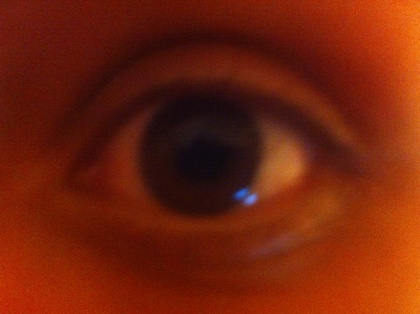
%> input picture IMG_1391.JPG, 420 x 314 px, shrunk from 2592 x 1936 before the run
$ octave --eval "result = filter_edges(rgb2gray(imread('IMG_1391.JPG')));"   (GNU Octave 9; MATLAB toolbox functions it lacks are replaced by stand-ins)
%> lines starting %> are read from the running program, lines starting %| are printed output that depends on the picture; in (x1, y1, x2, y2) boxes, pixels count from 0 and x2, y2 are one past the last pixel; in counts of white or black regions, pixels touching at a corner belong together; the program's own positions count from 1
function canny_img=filter_edges(img)
canny_img = edge(img,'canny');
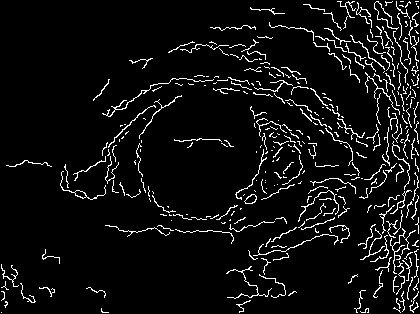
%> canny_img: size 314x420 logical; 6.1% white in thin lines or dots
removeDir = [0;1];
% convolute with sobel masks
sobelX = [1, 0, -1; 2, 0, -2; 1, 0, -1];
sobelY = sobelX';
DxImg = conv2(img,sobelX,'same');
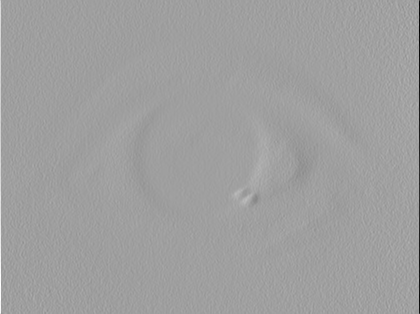
%> DxImg: size 314x420 double; min -596, max 358, mean 0.7; drawn with min black and max white
DyImg = conv2(img,sobelY,'same');
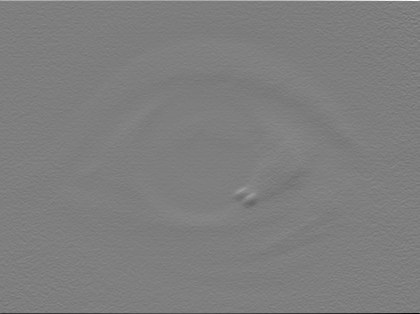
%> DyImg: size 314x420 double; min -553, max 561, mean 0.2; drawn with min black and max white
% for each canny-edge-pixel:
for lin = 1:size(img,1) % <-> y
    for col = 1:size(img,2) % <-> x
        if canny_img(lin,col)
            % normalize direction
            normDir = [DxImg(lin,col); DyImg(lin,col)];
            normDir = normDir / norm(normDir,2);
            % inner product
            innerP = normDir' * removeDir;
            % remove edge?
            if abs(innerP) <0.65  % 45° threshold
                canny_img(lin,col) = 0;
            end
        end
    end
end
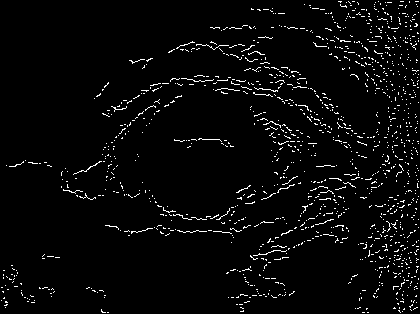
%> canny_img: size 314x420 logical; 3.5% white in thin lines or dots
%> after the loop, innerP = -0.44; normDir = [0.898; -0.44]

$ run again, on IMG_1392.JPG
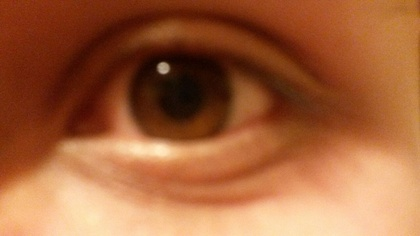
%> input picture IMG_1392.JPG, 420 x 236 px, shrunk from 1280 x 720 before the run
%> in filter_edges, `DyImg = conv2(img,sobelY,'same');`:
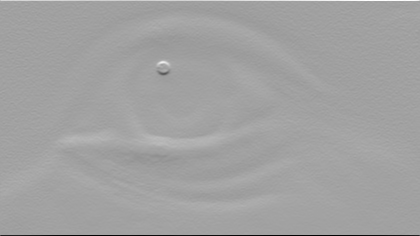
%> DyImg: size 236x420 double; min -915, max 531, mean 2.2; drawn with min black and max white
%> after the loop in filter_edges, `for lin = 1:size(img,1)`:
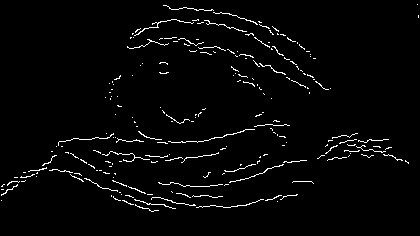
%> canny_img: size 236x420 logical; 2.6% white in thin lines or dots, all inside (x1, y1, x2, y2) = (1, 4, 419, 212)
%> after the loop in filter_edges, `for lin = 1:size(img,1)`: innerP = 0.978; normDir = [0.208; 0.978]
